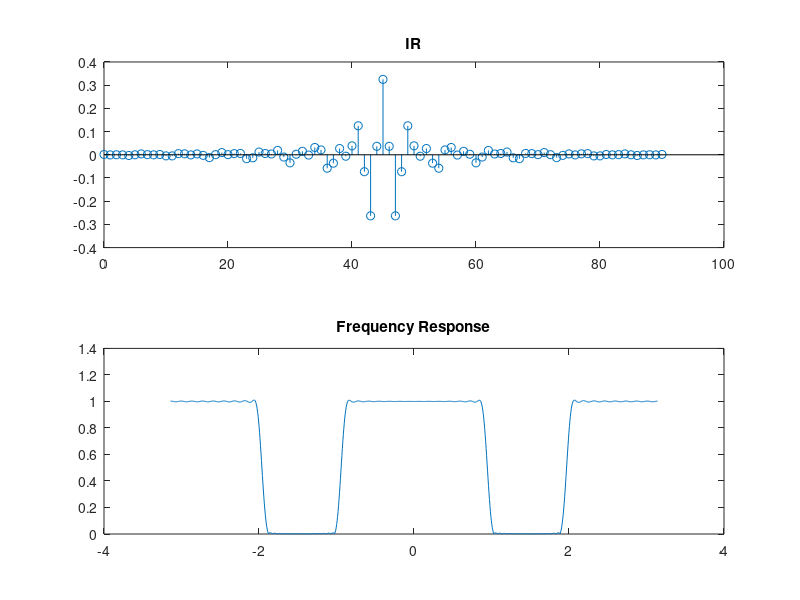

This chart was generated by the following MATLAB code:
%% LPF TO BRF KEISER

clc; clear all; close all;
ws1=0.25*pi;wp1=0.35*pi;
wp2=0.6*pi;ws2=0.65*pi;
ds1=.01; ds2=.01; dp=.05;

del=min([ds1,ds2,dp]);A=-20*log10(del);
dw=min(wp1-ws1,ws2-wp2);

if A>=50
B=0.1102*(A-8.7);
elseif A>=21 && A<=50
B=0.5842*(A-21)^0.4 + 0.07886*(A-21);
else B=0;
end

M=ceil(1+(A-8)/(2.285*dw));
n=0:M-1;a=(M-1)/2;
wc1=(ws1+wp1)/2 ; wc2=(ws2+wp2)/2;
hd= sinc(wc2*(n-a)/pi)*wc2/pi -sinc(wc1*(n-a)/pi)*wc1/pi ;

h= hd .* kaiser(M,B)' ;
delta=zeros(1,length(n));
delta(n==(M-1)/2)=1;
h_brf= delta - h;

N=1024;w=linspace(-pi,pi,N);

figure(1);subplot(211);stem(n,h);title('IR');
subplot(212);plot(w,abs(fftshift(fft(h_brf,N))));title('Frequency Response');
